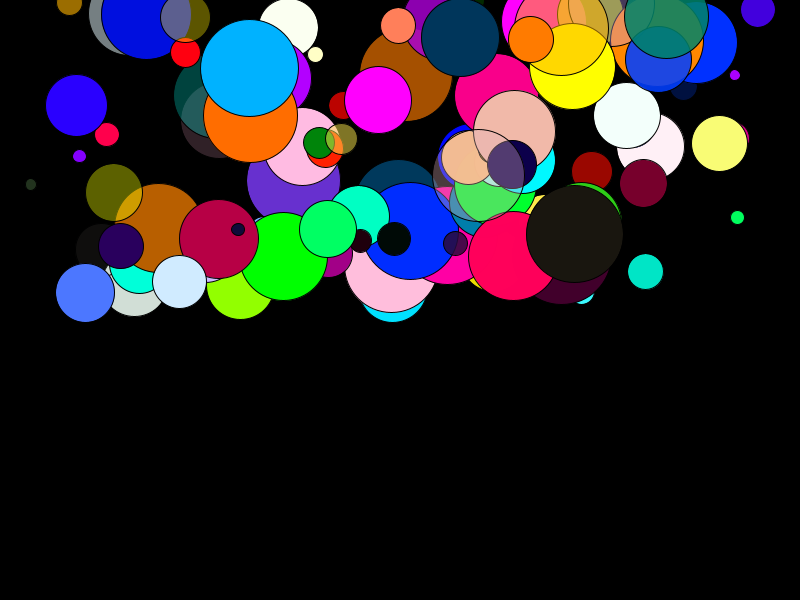
Frame 1 (no input)
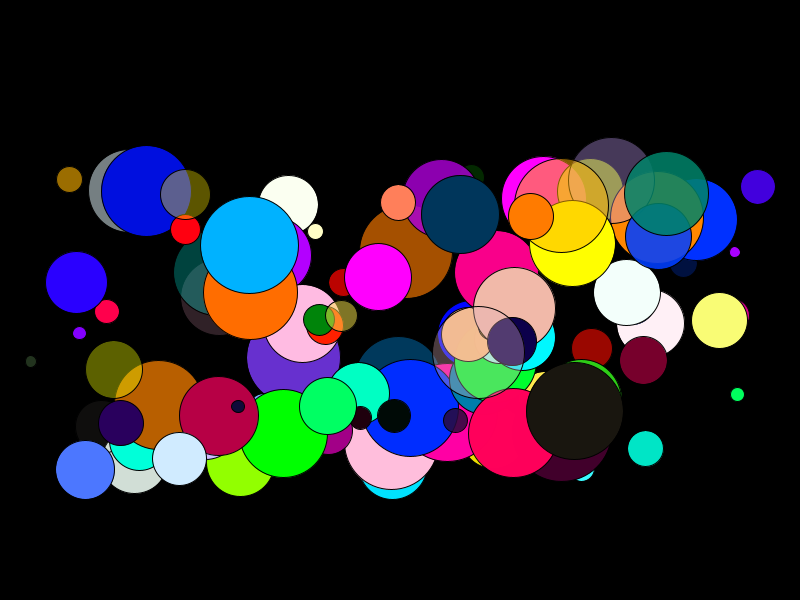
Frame 60 (the mouse pressed at the canvas centre just before this capture)
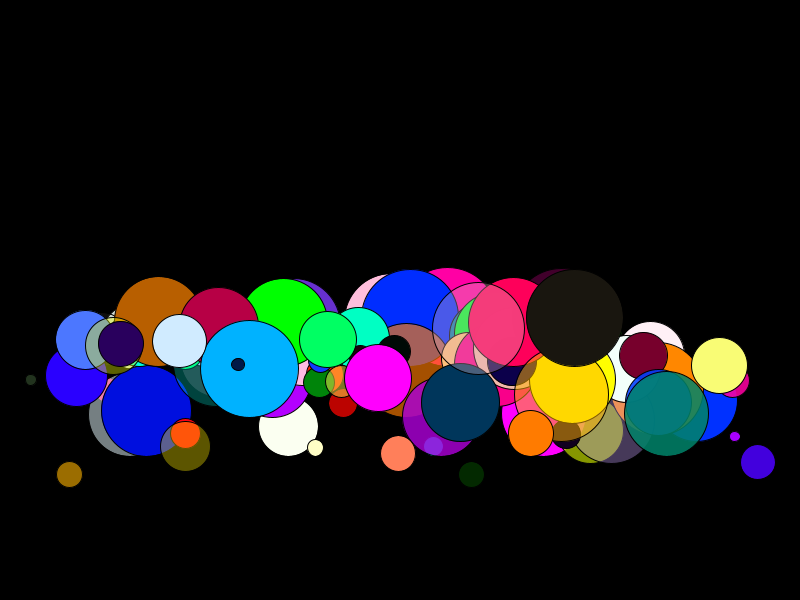
Frame 120 (the mouse held since frame 60 and released just before this capture)

The Processing sketch that drew these frames (run headless with seeded random() and noise(); from frame 60 on, the mouse is pressed at the canvas centre):

// Processing sketch: sketch_2014_12_3a
// ── sketch_2014_12_3a.pde
GravityBall[] g = new GravityBall[100];

void setup() {
  size(800, 600);
  for (int i = 0; i < g.length; i++) {
    g[i] = new GravityBall();
  }
  colorMode(HSB, 360,100,100,100);
}

void draw() {
  background(0);
  for (int i = 0; i < g.length; i++) {
    g[i].display();
    g[i].move();
    g[i].bounce();
  }
}

class GravityBall {
  PVector loc, vel, acc;
  float sz;
  float hue, sat, bright, alpha;
  GravityBall() {
    sz = random(10, 100);
    loc = new PVector(random(sz, width-sz), random(height/2));
    vel = new PVector(0, 0);
    acc = new PVector(0, .1);
    hue = random(360);
    sat = random(360);
    bright = random(360);
    alpha = random(360);
   }
  void display() {
    fill(hue, sat, bright, alpha);
    ellipse(loc.x, loc.y, sz, sz);
  }
  void move() {
    vel.add(acc);
    loc.add(vel);
  }
  void bounce() {
    if (loc.y > height - sz/2) {
      loc.y = height - sz/2;
      vel.y = -abs(vel.y);
    }
  }
}
